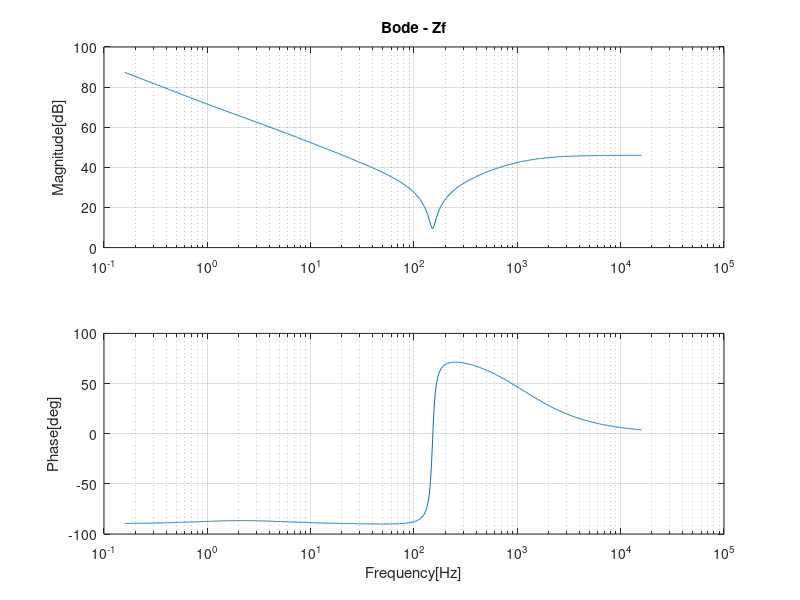

Recreate this plot in MATLAB.
% C-Type Damped Harmonic Filter 'CTPF'

clear all; % clear all code
close all; % close all windows
clc; % command line clear

% Load the control package for transfer functions [tf]
pkg load control

% Define filter parameters
C1 = 43e-06; % Main C, 43uF example for 150Hz Fres
C2 = 345e-06; % Part of the LC network, 345uF example for 150Hz Fres
L = 29e-03; % Part of the LC network, 29mH example for 150Hz Fres
R = 200; % Damping resistor, 200 Ohm example for 150Hz Fres

% Setup a transfer function in the `s` domain [laplace]
s = tf('s');

% Transfer function for impedance [Zf]
% Doc: Novel Design Methodology for C-type Harmonic Filter Banks, IEEE 2012
% Authors: Randy Horton, Roger Dugan, Daryl Hallmark
% DOI: 10.1109/TDC.2012.6281629
Zf = ( (R * (s^3)) + ((s^2) / C1) + (((R / (L * C2)) + ...
     (R / (L * C1))) * s) + (1 / (L * C2 * C1)) ) / ...
     ( ((s^2) + ((R / L) * s) + (1 / (L * C2)) ) * s );

% Bode plot of the impedance response
[bode_mag, bode_pha, bode_w] = bode(Zf);

bode_hz = bode_w / (2 * pi); % Convert from rps to hz
bode_mag_db = 20 * (log10(bode_mag)); % Convert from ratio to dB

% Manual bode plots with Hz [not Rad/s]
figure
subplot(2,1,1); % Subplot 1 of (2,1)
semilogx(bode_hz, bode_mag_db); % Plot the magnitude
zoom on;
grid on;
title('Bode - Zf');
ylabel('Magnitude[dB]');

subplot(2,1,2); % Subplot 2 of (2,1)
semilogx(bode_hz, bode_pha); % Plot the phase
grid on;
zoom on;
ylabel('Phase[deg]');
xlabel('Frequency[Hz]');

% Manually calculating the filter impedance at some frequency of interest.
% Note, to calculate Zf (Ohms) from the bode plot: Zf = 10^(dB/20) or ...
% Note, to calculate dB from the Cf calculation = 20*Log(Zf)
f = 150; % What frequency do we want to calculate the filter impedance?
% L & C2 in series, in parallel with R, all of this group in series with C1
Zf_Ohms = abs(((1/(2*pi*f*C1))*(-i)) + ...
     (1 / ((1 / (((1/(2*pi*f*C2))*(-i)) + ((2*pi*f*L)*(i)))) + (1/R))));
